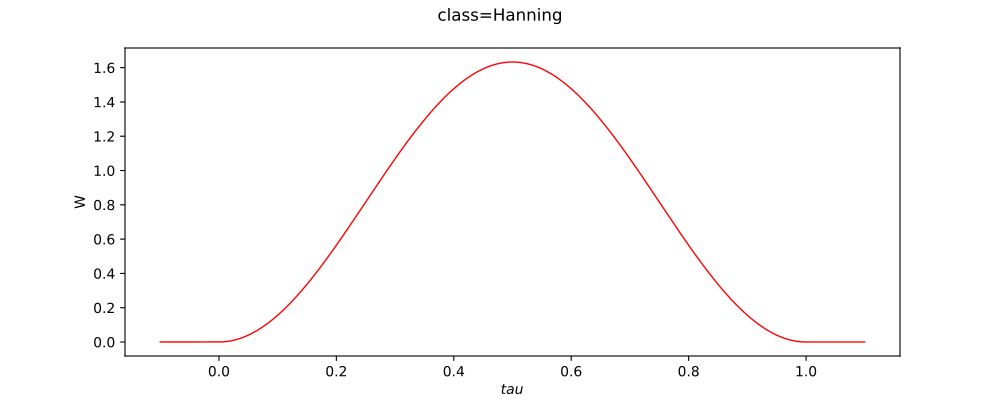

Recreate this plot in Python.
import openturns as ot
from matplotlib import pyplot as plt
from openturns.viewer import View
filteringWindow = ot.Hanning()
numPoints = 512
data = ot.Sample(numPoints, 2)
for i in range(numPoints):
    x = -0.1 + (1.2 * i) / (numPoints - 1.0)
    data[i, 0] = x
    data[i, 1] = filteringWindow(x)
graph = ot.Graph()
graph.setXTitle('$tau$')
graph.setYTitle('W')
graph.add(ot.Curve(data))
graph.setColors(['red'])
fig = plt.figure(figsize=(10, 4))
plt.suptitle(str(filteringWindow))
filtering_axis = fig.add_subplot(111)
View(graph, figure=fig, axes=[filtering_axis], add_legend=False)
